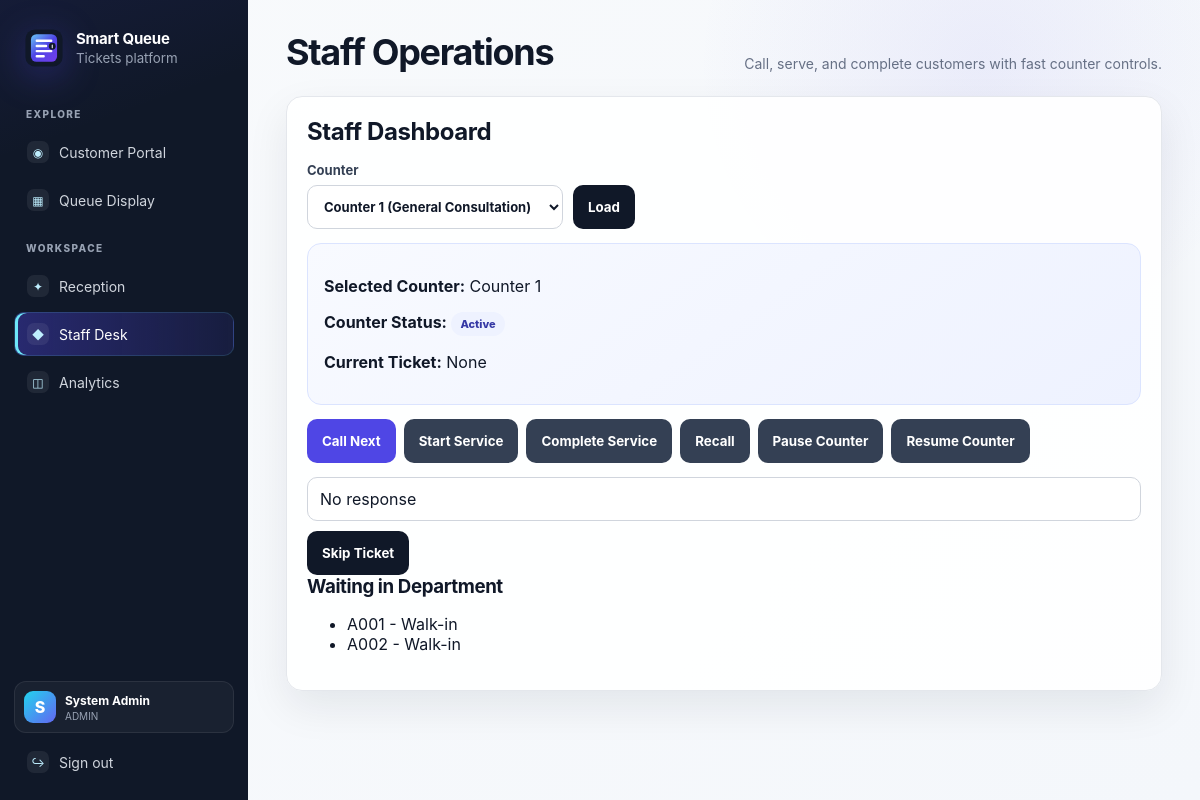
Page /staff (signed in) on the committed database.
### database/models.py (models this page shows)
class Base(DeclarativeBase):
    pass

class Counter(Base):
    __tablename__ = "counters"
    id: Mapped[int] = mapped_column(Integer, primary_key=True)
    name: Mapped[str] = mapped_column(String(100), unique=True, nullable=False)
    department_id: Mapped[int] = mapped_column(ForeignKey("departments.id"), nullable=False)
    is_active: Mapped[bool] = mapped_column(Boolean, default=True, nullable=False)
    is_paused: Mapped[bool] = mapped_column(Boolean, default=False, nullable=False)
    department = relationship("Department", back_populates="counters")
    assigned_staff = relationship("User", back_populates="assigned_counter", foreign_keys=[User.assigned_counter_id])

class Ticket(Base):
    __tablename__ = "tickets"
    id: Mapped[int] = mapped_column(Integer, primary_key=True)
    ticket_number: Mapped[str] = mapped_column(String(20), unique=True, nullable=False, index=True)
    customer_name: Mapped[str | None] = mapped_column(String(120))
    priority_category: Mapped[PriorityCategory] = mapped_column(Enum(PriorityCategory), default=PriorityCategory.REGULAR)
    ticket_type: Mapped[TicketType] = mapped_column(Enum(TicketType), default=TicketType.WALK_IN)
    status: Mapped[TicketStatus] = mapped_column(Enum(TicketStatus), default=TicketStatus.WAITING, index=True)
    department_id: Mapped[int] = mapped_column(ForeignKey("departments.id"), nullable=False)
    service_id: Mapped[int] = mapped_column(ForeignKey("services.id"), nullable=False)
    counter_id: Mapped[int | None] = mapped_column(ForeignKey("counters.id"))
    created_by_user_id: Mapped[int | None] = mapped_column(ForeignKey("users.id"))
    called_by_staff_id: Mapped[int | None] = mapped_column(ForeignKey("users.id"))
    estimated_wait_minutes: Mapped[int] = mapped_column(Integer, default=0, nullable=False)
    skip_reason: Mapped[str | None] = mapped_column(Text)
    transfer_note: Mapped[str | None] = mapped_column(Text)
    recall_count: Mapped[int] = mapped_column(Integer, default=0, nullable=False)
    created_at: Mapped[datetime] = mapped_column(DateTime, default=datetime.utcnow, index=True)
    called_at: Mapped[datetime | None] = mapped_column(DateTime)
    service_started_at: Mapped[datetime | None] = mapped_column(DateTime)
    completed_at: Mapped[datetime | None] = mapped_column(DateTime)
    updated_at: Mapped[datetime] = mapped_column(
        DateTime,
        default=datetime.utcnow,
        onupdate=datetime.utcnow,
    )
    department = relationship("Department")
    service = relationship("Service")
    counter = relationship("Counter")

### app.py (the view, shortened to what this page needs)
@app.route("/staff", methods=["GET", "POST"])
@login_required
@roles_required(Role.ADMIN, Role.MANAGER, Role.STAFF)
def staff_dashboard():
    selected_counter_id = request.values.get("counter_id", type=int)
    with get_session() as db:
        counters = list(db.scalars(select(Counter).where(Counter.is_active.is_(True))).all())
        if not counters:
            flash("No active counters configured.", "warning")
            return render_template("staff.html", counters=[], selected_counter=None, current_ticket=None)
        if selected_counter_id is None:
            selected_counter_id = counters[0].id
        selected_counter = db.get(Counter, selected_counter_id)
        current_ticket = db.scalar(
            select(Ticket)
            .where(Ticket.counter_id == selected_counter.id, Ticket.status.in_([TicketStatus.CALLED, TicketStatus.SERVING]))
            .order_by(desc(Ticket.called_at), desc(Ticket.updated_at))
        )
        waiting = list(
            db.scalars(
                select(Ticket)
                .where(Ticket.department_id == selected_counter.department_id, Ticket.status == TicketStatus.WAITING)
                .order_by(Ticket.created_at.asc())
                .limit(10)
            ).all()
        )
        return render_template(
            "staff.html",
            counters=counters,
            selected_counter=selected_counter,
            current_ticket=current_ticket,
            waiting=waiting,
        )

### app.py (called while the page is built)
def login_required(view_func):
    @wraps(view_func)
    def wrapper(*args, **kwargs):
        if not session.get("user_id"):
            flash("Please login first.", "warning")
            return redirect(url_for("login"))
        return view_func(*args, **kwargs)
    return wrapper

def roles_required(*roles: Role):
    role_values = {role.value for role in roles}
    def decorator(view_func):
        @wraps(view_func)
        def wrapper(*args, **kwargs):
            user_role = session.get("user_role")
            if user_role not in role_values:
                flash("You do not have access to this page.", "danger")
                return redirect(url_for("home"))
            return view_func(*args, **kwargs)
        return wrapper
    return decorator

### database/connection.py (called while the page is built)
@contextmanager
def get_session():
    session = SessionLocal()
    try:
        yield session
        session.commit()
    except Exception:
        session.rollback()
        raise
    finally:
        session.close()

### templates/staff.html (shortened to what this page needs)
{% extends 'base.html' %}
{% block content %}
<section class="page-head">
  <h1>Staff Operations</h1>
  <p>Call, serve, and complete customers with fast counter controls.</p>
</section>
<section class="card">
  <h2>Staff Dashboard</h2>
  <form method="get" class="form-inline">
    <label>Counter
      <select name="counter_id">
        {% for c in counters %}
        <option value="{{ c.id }}" {% if selected_counter and c.id == selected_counter.id %}selected{% endif %}>{{ c.name }} ({{ c.department.name }})</option>
        {% endfor %}
      </select>
    </label>
    <button type="submit">Load</button>
  </form>
  {% if selected_counter %}
  <div class="ticket-box">
    <p><strong>Selected Counter:</strong> {{ selected_counter.name }}</p>
    <p><strong>Counter Status:</strong> <span class="badge">{{ 'Paused' if selected_counter.is_paused else 'Active' }}</span></p>
    <p><strong>Current Ticket:</strong> {{ current_ticket.ticket_number if current_ticket else 'None' }}</p>
  </div>
  <div class="actions">
    <form method="post" class="inline-form"><input type="hidden" name="counter_id" value="{{ selected_counter.id }}"><input type="hidden" name="action" value="call_next"><button>Call Next</button></form>
    <form method="post" class="inline-form"><input type="hidden" name="counter_id" value="{{ selected_counter.id }}"><input type="hidden" name="action" value="start"><button>Start Service</button></form>
    <form method="post" class="inline-form"><input type="hidden" name="counter_id" value="{{ selected_counter.id }}"><input type="hidden" name="action" value="complete"><button>Complete Service</button></form>
    <form method="post" class="inline-form"><input type="hidden" name="counter_id" value="{{ selected_counter.id }}"><input type="hidden" name="action" value="recall"><button>Recall</button></form>
    <form method="post" class="inline-form"><input type="hidden" name="counter_id" value="{{ selected_counter.id }}"><input type="hidden" name="action" value="pause"><button>Pause Counter</button></form>
    <form method="post" class="inline-form"><input type="hidden" name="counter_id" value="{{ selected_counter.id }}"><input type="hidden" name="action" value="resume"><button>Resume Counter</button></form>
  </div>
  <form method="post" class="form-inline">
    <input name="skip_reason" placeholder="Skip reason" value="No response">
    <button>Skip Ticket</button>
  </form>
  <h3>Waiting in Department</h3>
  <ul>
    {% for t in waiting %}<li>{{ t.ticket_number }} - {{ t.customer_name or 'Walk-in' }}</li>{% else %}<li>No waiting tickets.</li>{% endfor %}
  </ul>
  {% endif %}
</section>
{% endblock %}

### static/style.css (style rules this page uses)
:root { --ink: #101828; --ink-soft: #1d2939; --muted: #667085; --line: #e4e7ec; --canvas: #f4f7fb; --surface: #ffffff; --blue: #4f46e5; --cyan: #18b6d8; --green: #169b74; --amber: #d97706; --red: #d92d20; --shadow: 0 16px 42px rgba(16, 24, 40, 0.08); }
* { box-sizing: border-box; }
html, body { min-height: 100%; }
body { margin: 0; font-family: Inter, "Segoe UI", Arial, sans-serif; color: var(--ink); background: radial-gradient(circle at 82% 8%, rgba(79, 70, 229, 0.07), transparent 18rem), linear-gradient(135deg, #f8fafc 0%, var(--canvas) 100%); }
.page-head { display: flex; align-items: end; justify-content: space-between; gap: 20px; margin-bottom: 24px; }
.page-head h1 { margin: 0; font-size: clamp(28px, 3vw, 38px); letter-spacing: -1.3px; line-height: 1.05; }
.page-head p { max-width: 520px; margin: 8px 0 0; color: var(--muted); font-size: 14px; }
.card { background: rgba(255, 255, 255, 0.94); border: 1px solid var(--line); border-radius: 16px; padding: 20px; box-shadow: var(--shadow); margin-bottom: 18px; }
.card h2, .card h3 { margin: 0 0 16px; letter-spacing: -0.4px; }
.form-inline { display: flex; align-items: flex-end; gap: 10px; flex-wrap: wrap; }
.inline-form { display: inline-flex; align-items: center; gap: 8px; }
label { display: grid; gap: 7px; color: #344054; font-size: 13px; font-weight: 700; }
input, select, textarea { width: 100%; min-height: 44px; border: 1px solid #d0d5dd; border-radius: 10px; background: white; color: var(--ink); padding: 10px 12px; font: inherit; outline: none; transition: 160ms ease; }
button, .button { min-height: 44px; border: 0; border-radius: 10px; background: var(--ink); color: white; padding: 10px 15px; font-weight: 750; font-family: inherit; cursor: pointer; transition: 160ms ease; }
.ticket-box { margin-top: 14px; border-radius: 14px; border: 1px solid #dbe4ff; background: linear-gradient(145deg, #f8faff, #eef2ff); padding: 16px; }
.badge { display: inline-block; border-radius: 999px; background: #eef2ff; color: #3538a5; padding: 5px 9px; font-size: 11px; font-weight: 800; }
.actions { display: flex; flex-wrap: wrap; gap: 8px; margin: 14px 0; }
.actions button { background: #344054; }
.actions form:nth-of-type(1) button { background: var(--blue); }

### rows in the picture
Counter: name "Counter 1", is_paused "Active"
Ticket: ticket_number "A001", customer_name "Walk-in"
Ticket: ticket_number "A002", customer_name "Walk-in"

### other values in the picture
{{ session.get('user_name', 'U')[0].upper() }} "S"
{{ session.get('user_name', 'User') }} "System Admin"
{{ session.get('user_role', 'CUSTOMER') }} "ADMIN"
{{ current_ticket.ticket_number if current_ticket else 'None' }} "None"
form field counter_id "Counter 1 (General Consultation)"
